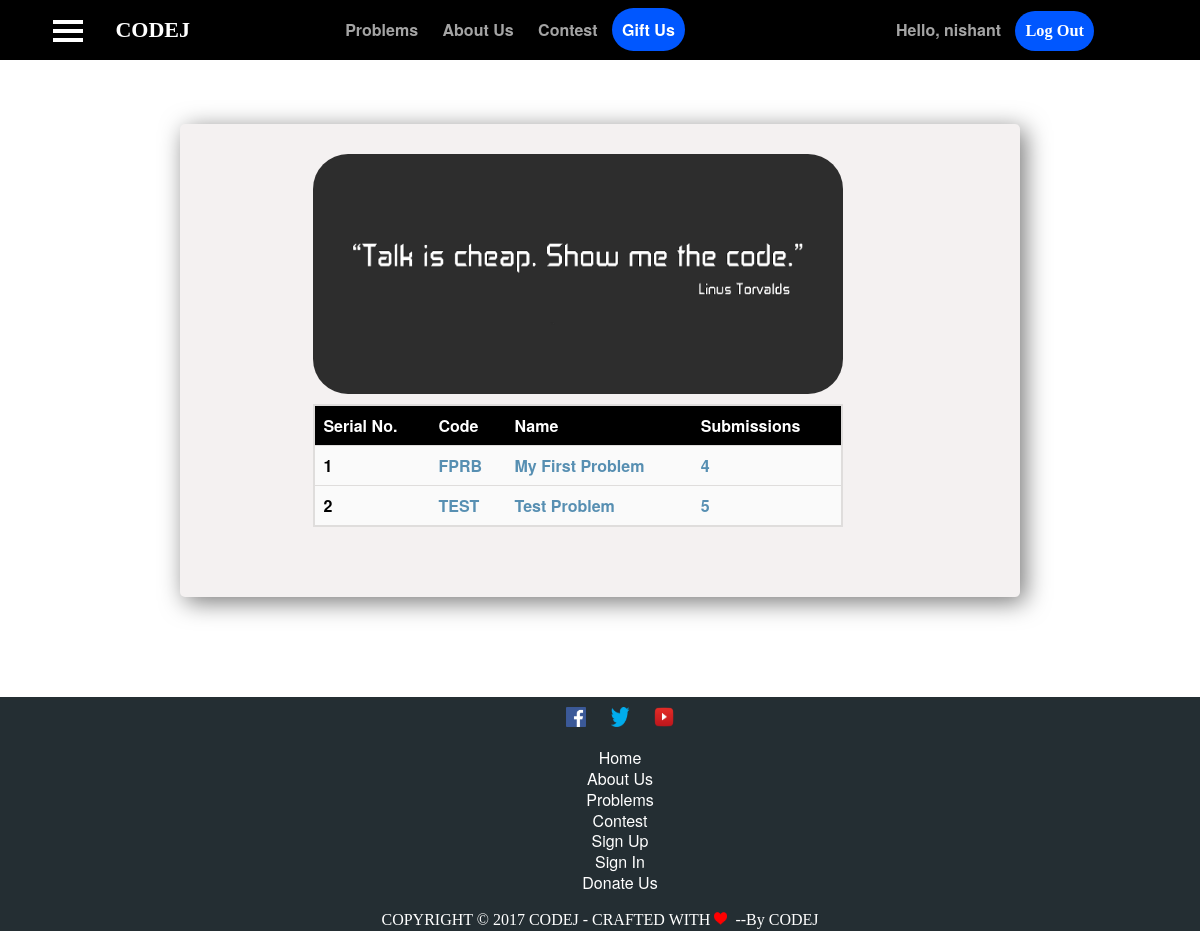
The page /problemset/ (signed in) on the database its author committed.
### problemset/models.py (models this page shows, shortened)
class Problem(models.Model):
    code = models.CharField(max_length=10, unique=True)
    name = models.CharField(max_length=50)
    statement = models.CharField(max_length=500)
    input = models.CharField(max_length=100)
    output = models.CharField(max_length=100)
    constraints = models.CharField(max_length=100)
    tl = models.FloatField(default=2.00)
    ml = models.IntegerField()
    users = models.ManyToManyField(User)
    checker = models.FileField(default=settings.MEDIA_ROOT+'/default_tester.cpp')
    created_at = models.DateTimeField(auto_now_add=True)
    @property
    def user_count(self):
        print(self.created_at)
        print("USER_COUNT")
        if self.users is None:
            return '0'
        return str(self.users.count())

### problemset/views.py (the view)
class ProblemSetView(View):
    template_name = 'problemset/problem_set.html'
    def get(self, request):
        problemset = Problem.objects.all().reverse()
        fields = Problem._meta.get_fields()
        return render(request, self.template_name, {'problemset': problemset,
                                                    'fields': fields})

### problemset/templates/problemset/problem_set.html (shortened to what this page needs)
<h3>Problemset</h3>
{% extends 'base.html' %}
{% load staticfiles %}
{% block body %}
<section class="wrap_problemlist">
        <div class="container_problemlist">
            <img src="{% static 'images/talkcheap.png' %}" title="Code Yourself Out!!">
            <table class="problemlisttable">
                <tr id="heading">
                    <th>Serial No.</th>
                    <th>Code</th>
                    <th>Name</th>
                    <th>Submissions</th>
                </tr>
                {% for problem in problemset %}
                    <tr>
                        <td>{{ forloop.counter }}</td>
                        <td><a href="{% url 'problemset:problem' problem.id %}">
                                                    {{ problem.code }}</a></td>
                        <td><a href="{% url 'problemset:problem' problem.id %}">
                                                    {{ problem.name }}</a></td>
                        <td><a href="{% url 'problemset:problem-status' problem.id %}">
                                                {{ problem.user_count }}</a></td>
                    </tr>
                {% endfor %}
            </table>
        </div>
</section>
{% endblock %}

### templates/base.html (shortened to what this page needs)
{% load staticfiles %}
<head>
    <link rel="stylesheet" type="text/css" href="{% static 'css/footer.css' %}">
    <link rel="stylesheet" type="text/css" href="{% static 'css/headerandtop.css' %}">
    <link rel="stylesheet" type="text/css" href="{% static 'css/block_main_pagecss.css' %}">
    <link rel="stylesheet" type="text/css" href="{% static 'css/problemlistpagecss.css' %}">
</head>
    <header>
        <nav>
            <div>
            <ul class="mainlogo">
                <li><a href="#" onclick="openslide()">
                        <svg width="30" height="30">
                            <path d="M0,5 30,5" stroke="#fff" stroke-width="4"></path>
                            <path d="M0,14 30,14" stroke="#fff" stroke-width="4"></path>
                            <path d="M0,23 30,23" stroke="#fff" stroke-width="4"></path>
                        </svg>
                    </a></li>
                <li><a href="{% url 'home' %}" title="CodeJ" draggable="true"><span>CODEJ</span></a></li>
            </ul>
            <ul class="navul1">
                <li><a href="{% url 'problemset:problemset' %}" title="Problems">Problems</a></li>
                <li><a href="#"  title="About Us">About Us</a></li>
                <li><a href="#" title="Contest">Contest</a></li>
                <li><a href="#" id="special" title="Gift Us">Gift Us</a></li>
            </ul>
            <ul class="navul2">
                {% if user is none %}
                <li><a href="{% url 'login' %}"  title="Sign In">Sign In</a></li>
                <li><a href="{% url 'register' %}" id="special" title="Sign Up">Sign Up</a></li>
                {% else %}
                <li><a href="{% url 'users:detail' user.username %}" title="Hello">Hello, {{ user.username }}</a></li>
                <li><form action="{% url 'logout' %}" method="post">{% csrf_token %}<button type="submit" id="special" title="Log Out">Log Out</button></form></li>
                {% endif %}
            </ul>
            </div>
        </nav>
</header>
{% block body %}{% endblock %}
<footer>
        <div class="footersocial">
            <ul>
                <a href="#"><li><img src="{% static 'images/fb.png' %}" title="Facebook"></li></a>
                <a href="#"><li><img src="{% static 'images/twitter.png' %}" title="Twitter"></li></a>
                <a href="#"><li><img src="{% static 'images/youtube.png' %}" title="Youtube"></li></a>
            </ul>
        </div>
        <div class="footerlinks">
            <ul>
                <li><a href="{% url 'home' %}">Home</a></li>
                <li><a href="#">About Us</a></li>
                <li><a href="{% url 'problemset:problemset' %}">Problems</a></li>
                <li><a href="#">Contest</a></li>
                <li><a href="{% url 'register' %}">Sign Up</a></li>
                <li><a href="{% url 'login' %}">Sign In</a></li>
                <li><a href="#">Donate Us</a></li>
            </ul>
        </div>
        <span>COPYRIGHT &copy; 2017 CODEJ - CRAFTED WITH&nbsp;<img src="{% static 'images/heart.png' %}"id="heart" title="love">&nbsp;&nbsp;--By CODEJ</span>
    </footer>

### static/css/footer.css (style rules this page uses)
footer { background-color:#242E33; min-height: 220px; color: white; text-align: center; }
#heart { width:13px; height:13px ; }
footer .footersocial ul,footer .footerlinks ul { list-style: none; }
footer .footersocial ul li { padding: 10px; display: inline; }
footer .footersocial ul a li img { margin-top: 10px; width:20px ; height:20px ; }
footer span { font-family: cursive; }
footer .footerlinks ul li a { color:white; padding: 5px; text-decoration: none; }

### static/css/headerandtop.css (style rules this page uses)
header nav div { position:fixed; top:0; z-index: 1039; background-color: black; !important height: 60px; line-height: 60px; width: 100%; opacity: 1; }
header nav ul { list-style: none; margin: 0; padding: 0; text-align: center; }
header nav ul li { display: inline; }
header nav a { text-decoration: none; color: #fff; padding:10px; font-weight: 700; color:#a4a4a4; }
.navul1 { width: 45%; float: left; }
.navul2 { width: 35%; float: left; }
.mainlogo { width: 20%; float:left; }
.mainlogo a { font-family:cursive; font-size: 22px; padding: 12px; font-weight: 800; color:#fff; }
#special { background-color: #0057ff; border-radius: 40px; color: #fff; }
header nav div ul li a svg { margin: 3px; vertical-align: middle; }
button { border:0; padding: 10px; font-family:cursive; font-weight: 800; font-size: 1.02em; }
form { display: inline; }

### static/css/problemlistpagecss.css (style rules this page uses)
.wrap_problemlist { background-color:#f4f1f1; width: 70%; overflow-x: hidden; margin-left: auto; margin-right: auto; margin-top:100px; margin-bottom: 100px; border-radius: 5px; box-shadow: 5px 5px 25px #777777; }
.wrap_problemlist .container_problemlist { width: 90%; margin: 20px; overflow-x: hidden; text-align: center; }
.container_problemlist img { width: 70%; height: 30%; padding:10px; border-radius: 45px; }
.problemlisttable { width: 70%; text-align: left; border-collapse: collapse; margin-left: auto; margin-right: auto; border: 2px solid #dfdddc; margin-bottom: 50px; }
.problemlisttable #heading { background-color: black; color: white; }
.problemlisttable tr { border: 1px solid #dfdddc; background-color: #fafafa; }
.problemlisttable td,.problemlisttable th { padding: 8px; font-weight: 700; }
.problemlisttable td a { text-decoration: none; color: #578fb2; font-weight: 700; }

### rows shown on the page
Problem: code "FPRB", name "My First Problem", user_count "4"
Problem: code "TEST", name "Test Problem", user_count "5"

### other values the page prints
{{ user.username }} "nishant"
